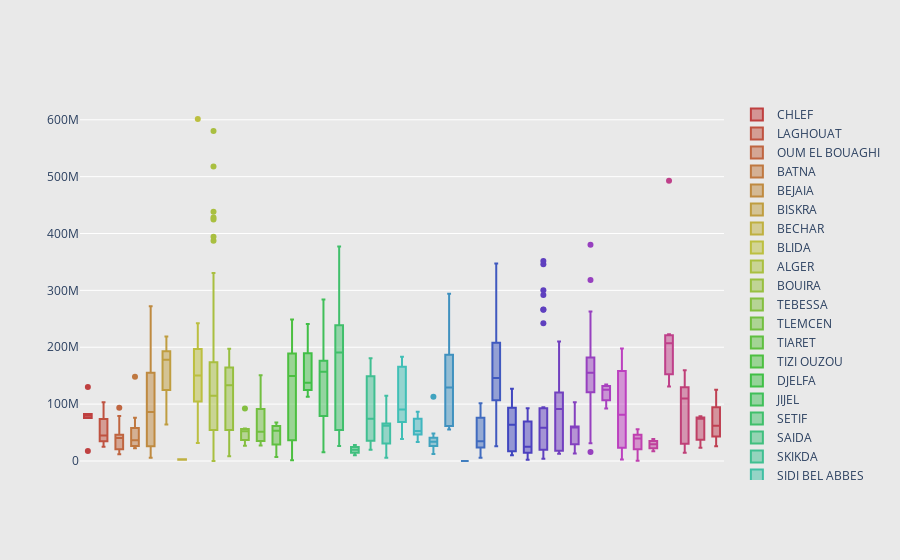

Notebook code for this chart:
### Markdown cell above
### Granularité d'étude : Clients par REGION

### Code cell
N = len(sectorDict.keys())     # Number of boxes
c = ['hsl('+str(h)+',50%'+',50%)' for h in np.linspace(0, 360, N)] #colors

fig = go.Figure(data=[go.Box(
    y= myData2[myData2["REGION NAME"]==list(sectorDict.keys())[i]].groupby(["VENDOR"])["TURNOVER"].sum().tolist(),
    marker_color=c[i],
    name=list(sectorDict.keys())[i],
    ) for i in range(N)])

# format the layout
fig.update_layout(
    xaxis=dict(showgrid=False, zeroline=False, showticklabels=False),
    yaxis=dict(zeroline=False, gridcolor='white'),
    paper_bgcolor='rgb(233,233,233)',
    plot_bgcolor='rgb(233,233,233)',
)

fig.show()
